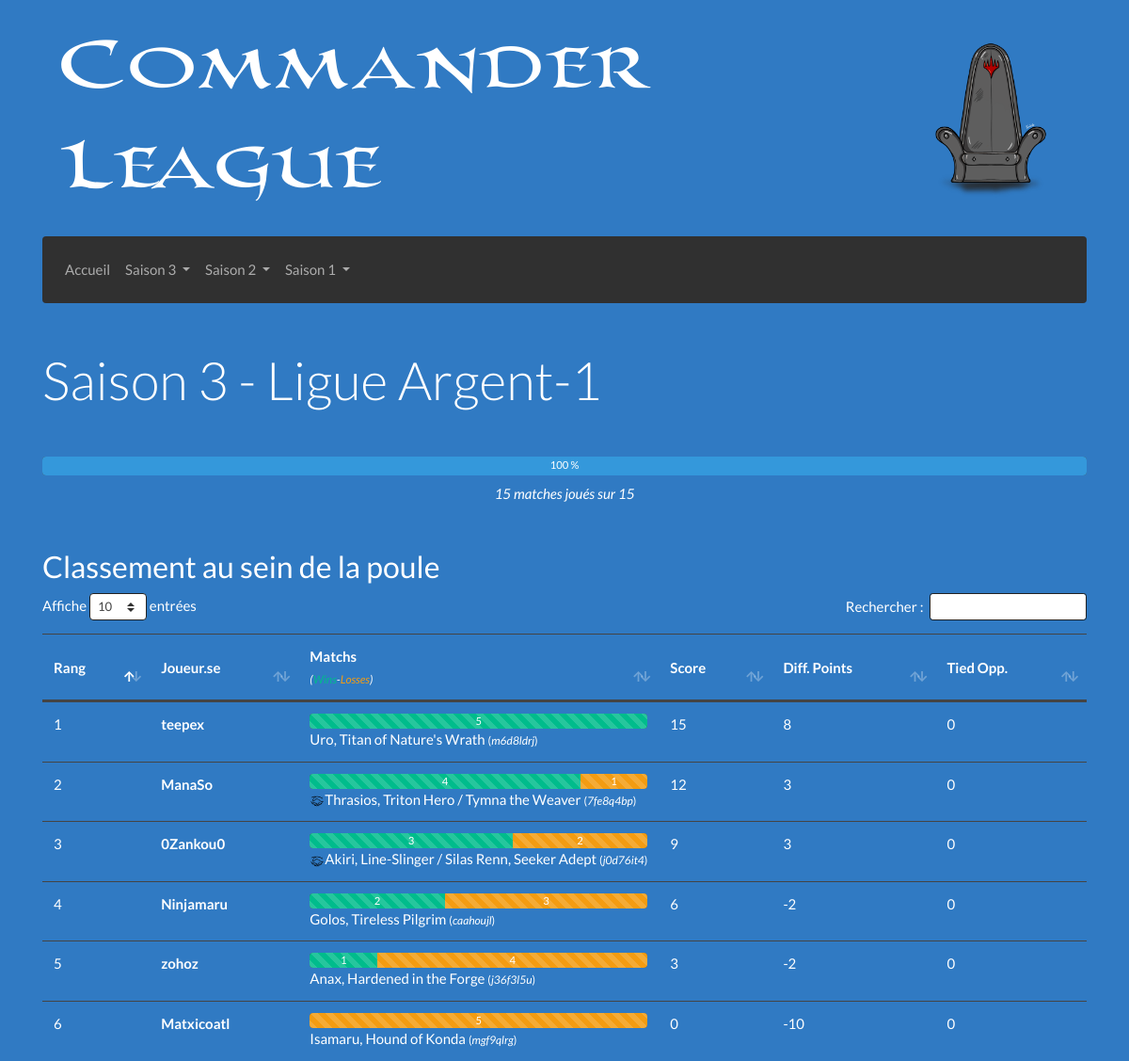
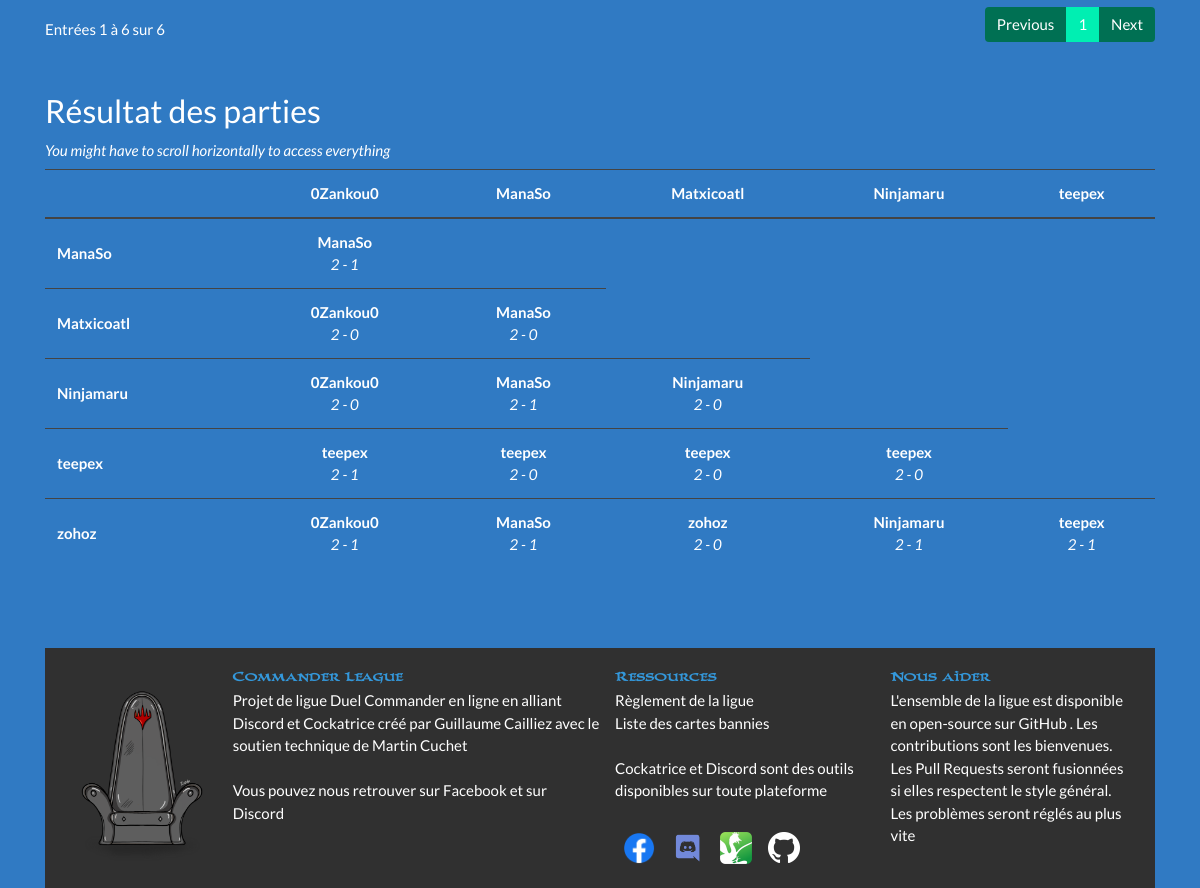
The app's page /Saison-3/Argent-1 with its own data (2 pictures, top to bottom).
### tables this page shows
CREATE TABLE "decks" (
	"id_deck"	INTEGER PRIMARY KEY AUTOINCREMENT,
	"id_discord"	TEXT NOT NULL,
	"est_joue"	INTEGER NOT NULL,
	"cle_MV"	INTEGER NOT NULL,
	"hash"	TEXT NOT NULL,
	"liste"	TEXT NOT NULL,
	"general"	TEXT NOT NULL
);

CREATE TABLE "participants" (
	"id_discord"	TEXT,
	"pseudo"	TEXT NOT NULL,
	"nom_role"	TEXT NOT NULL,
	"elo"	INTEGER,
	PRIMARY KEY("id_discord")
);

### Afficher/Elements/Vue/Vue_Poule.php (called while the page is built)
<?php
function Affichage ($helper) {
	$affichage  = progressLigue($helper);
	$affichage .= afficherTableauClassement($helper);
	$affichage .= afficherTableauResultats($helper);
	return $affichage;
}

### Afficher/Controleur.php (called while the page is built, shortened)
<?php
function getContenu ($params)
{
	if (isset($params['saison']) && isset($params['ligue'])) {
		$ligue = stripslashes($params['ligue']);
		if (preg_match("/Placement/", $ligue)) {
			require_once 'Afficher/Pages/Placement/Controleur.php';
		} else if (preg_match("/Playoff/", $ligue)) {
			require_once 'Afficher/Pages/Playoff/Controleur.php';
		} else {
			require_once 'Afficher/Pages/Ligue/Controleur.php';
		}
	}
	return Affichage($helper);
}
require_once 'Afficher/Vue.php';

### Afficher/Vue.php (called while the page is built)
<?php
$contenu = getContenu($parametres);
require_once 'Afficher/Elements/Gabarit.php';

### index.php (called while the page is built, shortened)
<?php
require_once 'Controleur.php';

### Afficher/Elements/Barres/BarreJoueur.php (called while the page is built)
<?php
require_once "Afficher/Elements/Barres/Vue_BarreJoueur.php";
function afficherBarreJoueur ($helper, $pseudo) {
	$nombreJoueurs = $helper['infos']['nbDecks'];
	$nombreMatches = $nombreJoueurs - 1;
	$widthMatch = round(100/$nombreMatches,2);
	$victoires = $helper[$pseudo]['victoires'];
	$defaites  = $helper[$pseudo]['defaites'];
	return barreJoueur($victoires , $defaites , $widthMatch);
}
?>

### Afficher/Elements/Modele.php (called while the page is built, shortened)
<?php
require_once 'Afficher/Elements/Barres/BarreJoueur.php';
require_once 'Afficher/Elements/Tableaux/TableauResultats.php';
require_once 'Afficher/Elements/Tableaux/TableauClassement.php';
function afficheGeneral ($texte) {
	$contraintes = "";
	if (preg_match('/\//i',$texte)) $contraintes .= "P";
	if ($contraintes == "") return $texte;
	if (preg_match('/p/i',$contraintes)) {
		$liste_partners = (preg_match('/c/i',$contraintes)) ? preg_split('/\(/',$texte)[0] : $texte;
		$partenaires = array(
			preg_split('/\/\//i',$liste_partners)[0],
			preg_split('/\/\//i',$liste_partners)[1]
		);
		$retour = __PARTENAIRES__ . $partenaires[0] . " / " . $partenaires[1];
	}
	return $retour;
}

### Modele.php (called while the page is built, shortened)
<?php
function getBdd() {
	$bdd = new PDO("sqlite:BD/database.sqlite");
	    $bdd->setAttribute(PDO::ATTR_DEFAULT_FETCH_MODE, PDO::FETCH_ASSOC);
	    $bdd->setAttribute(PDO::ATTR_ERRMODE, PDO::ERRMODE_EXCEPTION);
	return $bdd;
}
function executerRequete($sql, $params = null) {
	$resultat = getBdd()->prepare($sql);
	$resultat->execute($params);
	return $resultat;
}

### Afficher/Elements/Helpers/Details.php (called while the page is built, shortened)
<?php
$helper = array();
$sql = "SELECT liste_decks FROM ligues
		WHERE num_saison = :s AND nom_ligue = :l;";
$helper['infos']['saison'] = __SAISON__;
$helper['infos']['ligue']  = (preg_match("/Placement/i",__LIGUE__) || preg_match("/Playoff/i",__LIGUE__)) ? preg_split("/-/",__LIGUE__)[0] : __LIGUE__ ;
$donnees = array(
	':l' => __LIGUE__,
	':s' => $helper['infos']['saison'],
);
$requete = executerRequete($sql,$donnees);
$resultat = $requete->fetch()['liste_decks'];
$_liste = preg_split('/, /i',$resultat);
$helper['infos']['decks'] = $_liste;
$_nbDecks = count($helper['infos']['decks']);
$helper['infos']['nbDecks'] = $_nbDecks;
$helper['infos']['max'] = $_nbDecks * ($_nbDecks - 1) / 2;
$helper['infos']['joues'] = 0;
$sql = "SELECT * FROM participants p
		JOIN decks d ON p.id_discord = d.id_discord
		WHERE d.id_deck = :id;";
for ($i = 0; $i < count($helper['infos']['decks']); $i++) {
	$requete = executerRequete($sql,array(':id'=>$helper['infos']['decks'][$i]));
	$resultat = $requete->fetch();
	$helper['infos']['pseudo'][] = $resultat['pseudo'];
	$helper['infos']['id_discord'][] = $resultat['id_discord'];
	$helper[$resultat['id_deck']] = array(
		'pseudo'		=> $resultat['pseudo'],
		'id_discord'	=> $resultat['id_discord'],
		'id_deck'		=> $resultat['id_deck'],
		'liste'			=> $resultat['liste'],
		'general'		=> $resultat['general'],
		'hash'			=> $resultat['hash'],
		'parties'		=> array(),
		'victoires'		=> 0,
		'defaites'		=> 0,
		'tiebreakers'	=> array(
			'matchPoints'			=> 0,
			'diffPoints'			=> 0,
			'tiedParticipants'		=> 0,
		),
	);
}

### Afficher/Pages/Ligue/Helper.php (called while the page is built)
<?php
require_once "Afficher/Elements/Helpers/Details.php";

### Afficher/Pages/Ligue/Controleur.php (called while the page is built, shortened)
<?php
require_once 'Afficher/Elements/Modele.php';
require_once 'Afficher/Pages/Ligue/Modele.php';
require_once 'Afficher/Pages/Ligue/Helper.php';

### Afficher/Elements/Tableaux/TableauResultats.php (the view)
<?php
require_once 'Afficher/Elements/Tableaux/Vue_TableauResultats.php';
function AfficherTableauResultats ($helper) {
	$retour  = "<h3 class='mt-3'>Résultat des parties</h3>";
	$retour .= "<p class='mb-2'><i>You might have to scroll horizontally to access everything</i></p>";
	$retour .=  tableauResultats($helper);
	$retour .= "<div class='my-5'></div>";
	return $retour;
}
function afficheResultat ($helper, $pseudo1, $pseudo2) {
	if (isset($helper[$pseudo1]['parties'][$pseudo2])) {
		$vainqueur = $helper[$pseudo1]['parties'][$pseudo2]['w_pseudo'];
		if ($vainqueur != $pseudo1) {
			$pseudo2 = $pseudo1;
			$pseudo1 = $vainqueur;
		}
		$resultat = $helper[$pseudo1]['parties'][$pseudo2]['string'];
		return "<strong>$vainqueur</strong><br><i>$resultat</i>";
	}
	return "<i>Partie à jouer</i>";
}

### Afficher/Elements/Tableaux/Vue_TableauClassement.php
<?php
function tableauClassement ($helper) {
	ob_start(); ?>
	<div class="table-responsive text-nowrap">
	<table id="tableClassement" class="table table-hover" aria-describedby="tableClassement">
		<thead>
			<tr>
				<th scope="col" class="sorting align-middle" aria-controls="tableClassement">Rang</th>
				<th scope="col" class="align-middle">Joueur.se</th>
				<th scope="col" class="align-middle col-2">
					Matchs<br>
					<i><small>(<span class="text-success">Wins</span>-<span class="text-warning">Losses</span>)</small></i>
				</th>
				<th scope="col" class="align-middle">
					Score
				</th>
				<th scope="col" class="align-middle">
					<span href="#" data-toggle="tooltip" title="Game won minus game lost">
						Diff. Points
					</span>
				</th>
				<th scope="col" class="align-middle">
					<span href="#" data-toggle="tooltip" title="Game won against tied opponents">
						Tied Opp.
					</span>
				</th>
			</tr>
		</thead>
		<tbody>
			<?php
			for ($i = 0; $i < count($helper['infos']['pseudo']); $i++) {
				$cle = $helper['infos']['pseudo'][$i];
			?>
			<tr>
				<td scope="row">
					<?= $helper['infos']['classement'][$cle] ?>
				</td>
				<td>
					<strong><?= $cle ?></strong>
				</td>
				<td>
					<?= afficherBarreJoueur($helper,$cle) ?>
					<?= afficheGeneral($helper[$cle]['general']) ?>
						<small>(<i><?= $helper[$cle]['hash'] ?></i>)</small>
				</td>
				<td>
					<?= $helper[$cle]['tiebreakers']['matchPoints'] ?>
				</td>
				<td>
					<?= $helper[$cle]['tiebreakers']['diffPoints'] ?>
				</td>
				<td>
					<?= $helper[$cle]['tiebreakers']['tiedParticipants'] ?>
				</td>
			</tr>
			<?php
			}
			?>
		</tbody>
	</table>
	</div>
	<?php return ob_get_clean();
}

### Afficher/Elements/Barres/Vue_BarreJoueur.php
<?php
function barreJoueur($victoires , $defaites , $widthMatch) {
	ob_start(); ?>
	<div class="progress">
		<div class="progress-bar progress-bar-striped bg-success" role="progressbar"
			style="width:<?= round($victoires*$widthMatch,2) ?>%"><?= $victoires ?></div>
		<div class="progress-bar progress-bar-striped bg-warning" role="progressbar"
			style="width:<?= round($defaites*$widthMatch,2) ?>%"><?= $defaites ?></div>
	</div>
	<?php return ob_get_clean();
}

### Afficher/Elements/Tableaux/Vue_TableauResultats.php
<?php
function tableauResultats ($helper) {
	ob_start(); ?>
	<div class="table-responsive mb-5">
	<table id="tableMatches" class="table table-hover" aria-describedby="tableMatches">
		<thead>
			<tr>
				<th scope="col" class="sorting" aria-controls="tableMatches"></th>
			<?php
			for ($i = 0; $i < (count($helper['infos']['pseudo'])-1); $i++) {
				$cle = $helper['infos']['pseudo'][$i];
				?>
				<th scope="col" class="text-center"><?= $cle ?></th>
				<?php
				}
			?>
			</tr>
		</thead>
		<tbody>
		<?php
		for ($i = 1; $i < count($helper['infos']['pseudo']); $i++) {
			$cle = $helper['infos']['pseudo'][$i];
			?>
			<tr>
				<td scope="row" class="align-middle">
					<strong><?= $cle ?></strong>
				</td>
				<?php for ($j = 0; $j < $i; $j++) : ?>
					<td class='align-middle text-center'>
						<?= afficheResultat($helper,$cle,$helper['infos']['pseudo'][$j]) ?>
					</td>
				<?php endfor; ?>
			</tr>
			<?php
		}
		?>
		</tbody>
	</table>
	</div>
	<?php return ob_get_clean();
}

### Afficher/CSS/overriding.css (style rules this page uses)
body { background-image: url('/Afficher/CSS/Images/Background.png'); background-color: #307ac3; background-size: 100%; }

### records on screen
decks: est_joue "1", general (picture), general "Thrasios, Triton Hero / Tymna the Weaver", hash "7fe8q4bp", id_discord.pseudo "ManaSo", id_discord.pseudo "2 - 0", id_discord.pseudo "2 - 1"
decks: general "Isamaru, Hound of Konda", hash "mgf9qlrg"
decks: general "Uro, Titan of Nature's Wrath", hash "m6d8ldrj", id_discord.pseudo "teepex", id_discord.pseudo "2 - 0"
decks: general "Anax, Hardened in the Forge", hash "j36f3l5u", id_discord.pseudo "zohoz"
decks: id_discord.pseudo "0Zankou0", id_discord.pseudo "2 - 0", id_discord.pseudo "2 - 1"
decks: id_discord.pseudo "Ninjamaru"

### other values on screen
__SAISON__ "3"
__LIGUE__ "Argent-1"
$status "100"
$played "15"
$max "15"
$helper['infos']['classement'][$cle] "3"
$cle "0Zankou0"
$victoires "3"
$defaites "2"
afficheGeneral($helper[$cle]['general']) "Akiri, Line-Slinger / Silas Renn, Seeker Adept"
$helper[$cle]['hash'] "j0d76it4"
$helper[$cle]['tiebreakers']['matchPoints'] "9"
$helper[$cle]['tiebreakers']['diffPoints'] "3"
$helper[$cle]['tiebreakers']['tiedParticipants'] "0"
$helper['infos']['classement'][$cle] "2"
